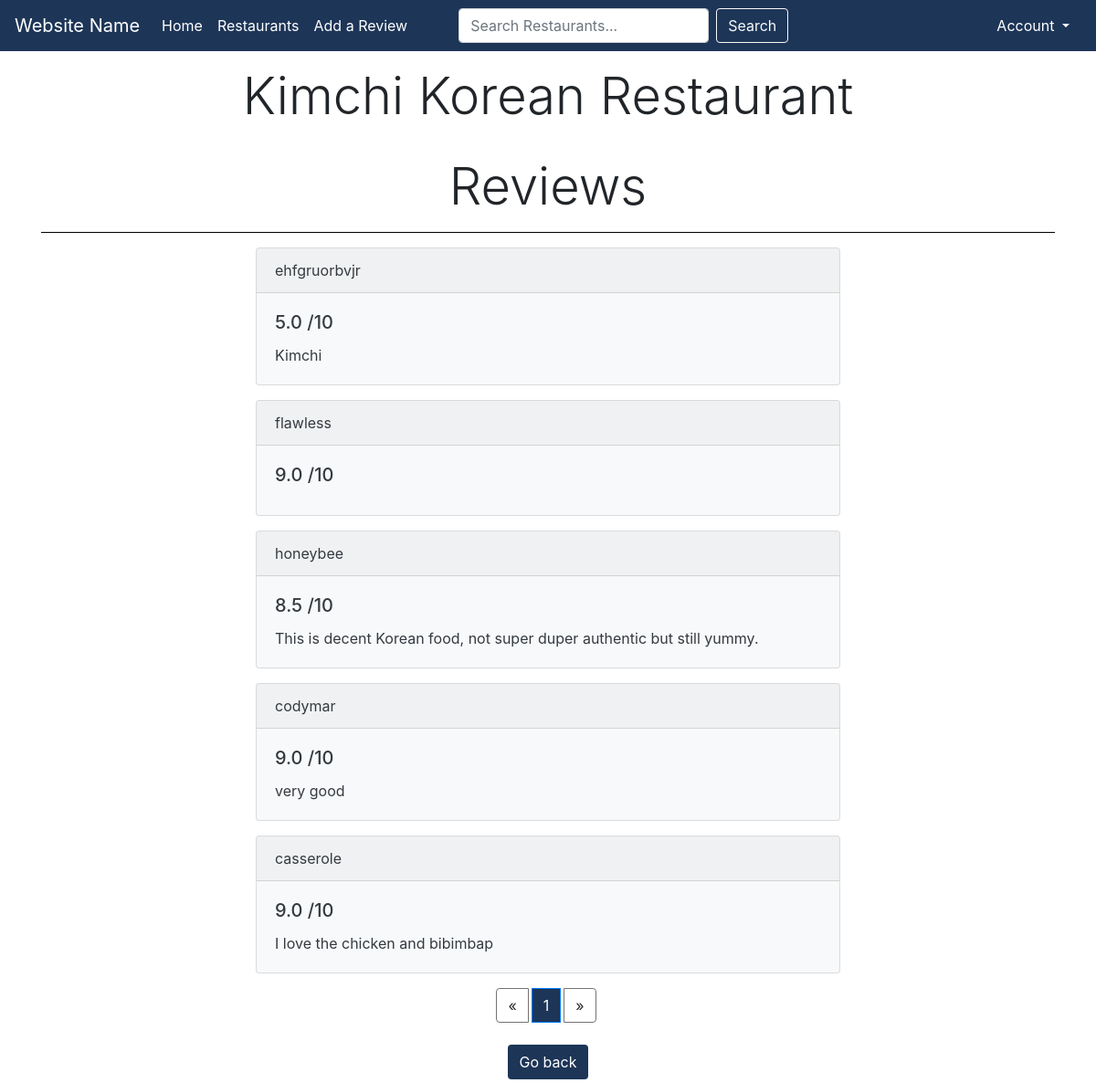
The app's page /all-reviews/2/ with its own data.
### restaurants/models.py (models this page shows, shortened)
class Restaurant(models.Model):
    name = models.CharField(max_length=100, null=False)
    tags = models.CharField(max_length=50, null=True)
    local_highlight = models.CharField(max_length=500, null=True)
    class Meta:
        db_table = "restaurant"

class Rating(models.Model):
    user = models.ForeignKey(
        User, on_delete=models.CASCADE, null=False)
    restaurant = models.ForeignKey(
        Restaurant, on_delete=models.CASCADE, null=False)
    rating = models.DecimalField(decimal_places=1, max_digits=3)
    review = models.TextField(null=True, blank=True)
    updated = models.DateTimeField(auto_now=True)
    created = models.DateTimeField(auto_now_add=True)
    class Meta:
        ordering = ['-updated', '-created']

### restaurants/views.py (the view)
# urls.py: path("all-reviews/<str:pk>/", views.allReviews, name="all-reviews"),
def allReviews(request, pk):
    restaurant = Restaurant.objects.get(id=pk)
    try:
        reviews = Rating.objects.filter(restaurant__id=pk)
        paginator = Paginator(reviews, 10)
        page_number = request.GET.get('page', 1)
        page_obj = paginator.get_page(page_number)
        page_obj.adjusted_elided_pages = paginator.get_elided_page_range(page_number, on_each_side=2)
        context = {'restaurant': restaurant,  'reviews': reviews, 'page_obj': page_obj}
    except:
        context = {'restaurant': restaurant}
        redirect('restaurant/' + pk)
    return render(request, "restaurants/all-restaurant-reviews.html", context)

### restaurants/templates/restaurants/all-restaurant-reviews.html (shortened to what this page needs)
{% extends 'restaurants/base.html' %}
{% block content %}
  <div>
      <h1 class="display-4 text-center">{{restaurant.name}}</h1>
      <br>
  </div>
<div class="container">
    <h1 class="display-4 text-center">Reviews</h1>
  <hr size="10" color="#000000" noshade>
  {% for review in page_obj %}
  <div class="card text-dark bg-light mb-3">
    <div class="card-header">{{review.user}}</div>
      <div class="card-body">
        <h5 class="card-title">{{review.rating}} /10</h5>
        <p class="card-text">{{review.review}}</p>
      </div>
  </div>
  {% endfor %}
  <nav class="mt-3" aria-label="Page navigation">
    <ul class="pagination justify-content-center flex-wrap mt-2 mb-4">
      {% if page_obj.has_previous %}
          <li class="page-item mr-1"><a class="page-link" href="?page={{ page_obj.previous_page_number }}">&laquo;</a></li>
      {% else %}
          <li class="page-item mr-1"><a class="page-link">&laquo;</a></li>
      {% endif %}
      {% for i in page_obj.adjusted_elided_pages|default_if_none:page_obj.paginator.get_elided_page_range %}
          {% if page_obj.number == i %}
              <li class="active page-item mr-1"><span class="page-link" id="activeItem">{{ i }} <span class="sr-only">(current)</span></span>
              </li>
          {% else %}
              {% if i == page_obj.paginator.ELLIPSIS %}
                  <li class="page-item mr-1"><a class="page-link">{{ i }}</a></li>
              {% else %}
                  <li class="page-item mr-1"><a class="page-link" href="?page={{ i }}">{{ i }}</a></li>
              {% endif %}
          {% endif %}
      {% endfor %}
      {% if page_obj.has_next %}
          <li class="page-item mr-1"><a class="page-link" href="?page={{ page_obj.next_page_number }}">&raquo;</a></li>
      {% else %}
          <li class="page-item mr-1"><a class="page-link">&raquo;</a></li>
      {% endif %}
  </ul></nav>
    <div class="d-flex justify-content-center">
        <a class="btn darkBlue mb-1" href="{% url 'restaurant' restaurant.id %}">Go back</a>
    </div>
</div>
{% endblock %}

### restaurants/templates/restaurants/base.html (style rules this page uses)
.darkBlue { background-color: #1d3557; color: white; }

### restaurants/templates/restaurants/all-restaurant-reviews.html (style rules this page uses)
.darkBlue { background-color: #1d3557; color: white; }
.card { max-width: 40rem; margin: 0 auto; }
.page-link { border-color: #747373; }
#activeItem { background-color: #1d3557; }

### records on screen
Restaurant: name "Kimchi Korean Restaurant"
Rating: user "ehfgruorbvjr", rating "5.0", review "Kimchi"
Rating: user "flawless", rating "9.0"
Rating: user "honeybee", rating "8.5", review "This is decent Korean food, not super duper authentic but still yummy."
Rating: user "codymar", rating "9.0", review "very good"
Rating: user "casserole", rating "9.0", review "I love the chicken and bibimbap"

### other values on screen
{{ i }} "1"
